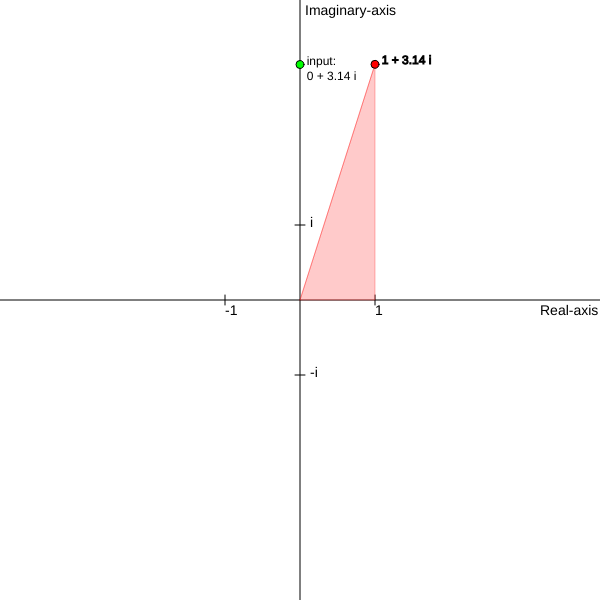
Frame 1 (no input)
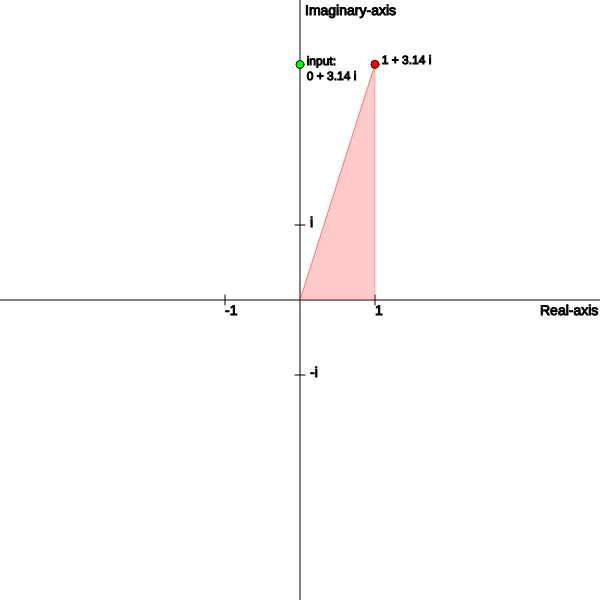
Frame 60 (no input)
Frame 120 (the mouse pressed at the canvas centre since frame 60): identical to frame 60, image omitted

The p5.js sketch that drew these frames (run headless with seeded random() and noise() and a simulated clock; from frame 60 on, the mouse is pressed at the canvas centre):

// p5.js sketch
// ── sketch.js
scale
// mangle number variables
var m_slider;
var m_text;
var m_inc;
var m_dec;
var active_input_m = "m_slider";

// call back mangle functions
function m_slider_press() {active_input_m = "m_slider"; }
function m_text_press() {active_input_m = "none"; }
function m_inc_press() {active_input_m = "none";
                        m_text.value(int(m_text.value()) + 1);
                       }
function m_dec_press() {active_input_m = "none";
                        m_text.value(int(m_text.value()) - 1);
                       }


// base variables
var base_slider;
var base_text;
var base_e_but;
var base_pi_but;
var active_input_base = "base_slider";
// call back base functions
function base_e_press() { base_text.value(Math.E); active_input_base = "none";}
function base_pi_press() { base_text.value(Math.PI); active_input_base = "none";}
function base_slider_press() {active_input_base = "base_slider"; }
function base_text_press() {active_input_base = "none"; }


//complex power variables
var power_a_slider;
var power_b_slider;
var power_a_text;
var power_b_text;
var power_a_e_but;
var power_a_pi_but;
var power_b_e_but;
var power_b_pi_but;
var active_input_a_power = "power_a_slider";
var active_input_b_power = "power_b_slider";

// call back base functions
function power_a_e_press() { power_a_text.value(Math.E); active_input_a_power = "none";}
function power_b_e_press() { power_b_text.value(Math.E); active_input_b_power = "none";}
function power_a_pi_press() { power_a_text.value(Math.PI); active_input_a_power = "none";}
function power_b_pi_press() { power_b_text.value(Math.PI); active_input_b_power = "none";}
function power_a_slider_press() {active_input_a_power = "power_a_slider"; }
function power_b_slider_press() {active_input_b_power = "power_b_slider"; }
function power_a_text_press() {active_input_a_power = "none"; }
function power_b_text_press() {active_input_b_power = "none"; }





var scale;

function setup() {
  createCanvas(600, 600);
  scale = width / 8;
  // m
  var m_div = createDiv("m: ");
  m_text = createElement("input", type="text");
  m_slider = createSlider(1, 1000, 1, 1);
  m_inc = createButton("+");
  m_dec = createButton("-");
  m_div.id("m_div");
  m_text.parent("m_div");
  m_slider.style('width', '260px');
  // m events
  m_slider.mousePressed(m_slider_press);
  m_text.mousePressed(m_text_press);
  m_inc.mousePressed(m_inc_press);
  m_dec.mousePressed(m_dec_press);

  // base
  var base_div = createDiv("Base value: ");
  base_text = createElement("input", type="text");
  base_e_but = createButton("e");
  base_pi_but = createButton("pi");
  base_slider = createSlider(0.01, 10, Math.E, 0.01);
  base_div.id("base_div");
  base_text.parent("base_div");
  base_slider.style('width', '160px');
  // base events
  base_e_but.mousePressed(base_e_press);
  base_pi_but.mousePressed(base_pi_press);
  base_slider.mousePressed(base_slider_press);
  base_text.mousePressed(base_text_press);


  //powers
  var power_div = createDiv("Complex power is: (");
  var a_div = createDiv("a: ");
  var b_div = createDiv("b: ");
  power_a_text = createElement("input", type="text");
  power_b_text = createElement("input", type="text");
  power_a_e_but = createButton("e");
  power_b_e_but = createButton("e");
  power_a_pi_but = createButton("pi");
  power_b_pi_but = createButton("pi");
  power_a_slider = createSlider(-10, 10, 0, 0.01);
  power_b_slider = createSlider(-10, 10, Math.PI, 0.01);
  power_mid_text = createElement("span", " + ");
  power_end_text = createElement("span", "i)");
  power_div.id("power_div");
  a_div.id("a_div");
  b_div.id("b_div");
  power_a_text.parent("power_div");
  power_mid_text.parent("power_div");
  power_b_text.parent("power_div");
  power_end_text.parent("power_div");
  power_a_e_but.parent("a_div");
  power_a_pi_but.parent("a_div");
  power_a_slider.parent("a_div");
  power_b_e_but.parent("b_div");
  power_b_pi_but.parent("b_div");
  power_b_slider.parent("b_div");
  power_a_slider.style('width', '160px');
  power_b_slider.style('width', '160px');
  // events for power
  power_a_e_but.mousePressed(power_a_e_press);
  power_b_e_but.mousePressed(power_b_e_press);
  power_a_pi_but.mousePressed(power_a_pi_press);
  power_b_pi_but.mousePressed(power_b_pi_press);
  power_a_slider.mousePressed(power_a_slider_press);
  power_b_slider.mousePressed(power_b_slider_press);
  power_a_text.mousePressed(power_a_text_press);
  power_b_text.mousePressed(power_b_text_press);

}

  // p for power
function calculatePoints(base, m, p_a, p_b){
  base = float(base);
  m = float(m);
  p_a = float(p_a);
  p_b = float(p_b);
  var point_list = [];
  // f for first
  var f_a = 1.0 + (p_a * Math.log(base) / m);
  var f_b = p_b * Math.log(base) / m;
  // r for running
  var r_a = 1.0;
  var r_b = 0.0;
  point_list.push([r_a * scale, r_b * - 1 * scale]);
  for (var x = 0; x < m; x++){
    [r_a, r_b] = [(r_a * f_a) - (r_b * f_b), (r_a * f_b) + (r_b * f_a)];
    point_list.push([r_a * scale, r_b* - 1 * scale]);
  }
  return point_list;
}

function draw() {
  frameRate(900);
  translate(width / 2, height / 2);
  background(255,255,255);
  textSize(14);

  // coordinate axes
  line(0,-1 * height,0, height);
  text("Real-axis", width / 2 - 60, 15);
  line(-1 * width,0, width,0);
  text("Imaginary-axis", 5, -1 * height/2 + 15);

  // ticks on the axes

  line(-1 * scale, -5, -1 * scale, 5);
  line(scale, -5, scale, 5);
  line(-5, scale, 5, scale);
  line(-5, -1 * scale, 5, -1 * scale);

  text("-1", -1 * scale, 15);
  text("1", scale, 15);
  text("i", 10, -1 * scale + 2);
  text("-i", 10, scale + 2);


  // prioritizing input source
  if (active_input_base == "base_slider"){
    base_text.value(base_slider.value());
  }
  if (active_input_m == "m_slider"){
    m_text.value(m_slider.value());
  }
  if (active_input_a_power == "power_a_slider"){
    power_a_text.value(power_a_slider.value());
  }
  if (active_input_b_power == "power_b_slider"){
    power_b_text.value(power_b_slider.value());
  }

  //base_text
  var base_val = base_text.value();
  var m_val = m_text.value();
  var power_a = power_a_text.value();
  var power_b = power_b_text.value();

  if (base_val == -69.420){
    createP("abby fink hElla cute");
  }

  // draw input_point
  fill(0,255,0);
  ellipse(power_a * scale, -1 * power_b * scale, 8, 8);
  [in_r, in_i] = [Math.round(power_a * 100.0) / 100.0, Math.round(power_b * 100.0) / 100.0];
  textSize(12);
  fill(0);
  text("  input:\n  " + in_r + " + " + in_i + " i", power_a * scale, -1 * power_b * scale);

  // draw curve
  point_list = calculatePoints(base_val, m_val, power_a, power_b);

  stroke(255,0,0,70);
  fill(255,120,120,100);
  beginShape(TRIANGLE_STRIP);
  point_list.forEach(function(p) {
  vertex(p[0], p[1]);
  vertex(0,0);
  });
  endShape();
  stroke(0,0,0);

  //draw endpoint with text
  var pos_r, pos_i;
  [pos_r, pos_i] = [point_list.slice(-1)[0][0], point_list.slice(-1)[0][1]];
  fill(255,0,0);
  ellipse(pos_r, pos_i, 8, 8);
  [end_r, end_i] = [Math.round(pos_r * 100.0 / scale) / 100.0, Math.round(pos_i * 100.0 / scale) / 100.0];
  textSize(12);
  fill(0);
  text("  " + end_r + " + " + (-1 * end_i) + " i", pos_r, pos_i);


}
